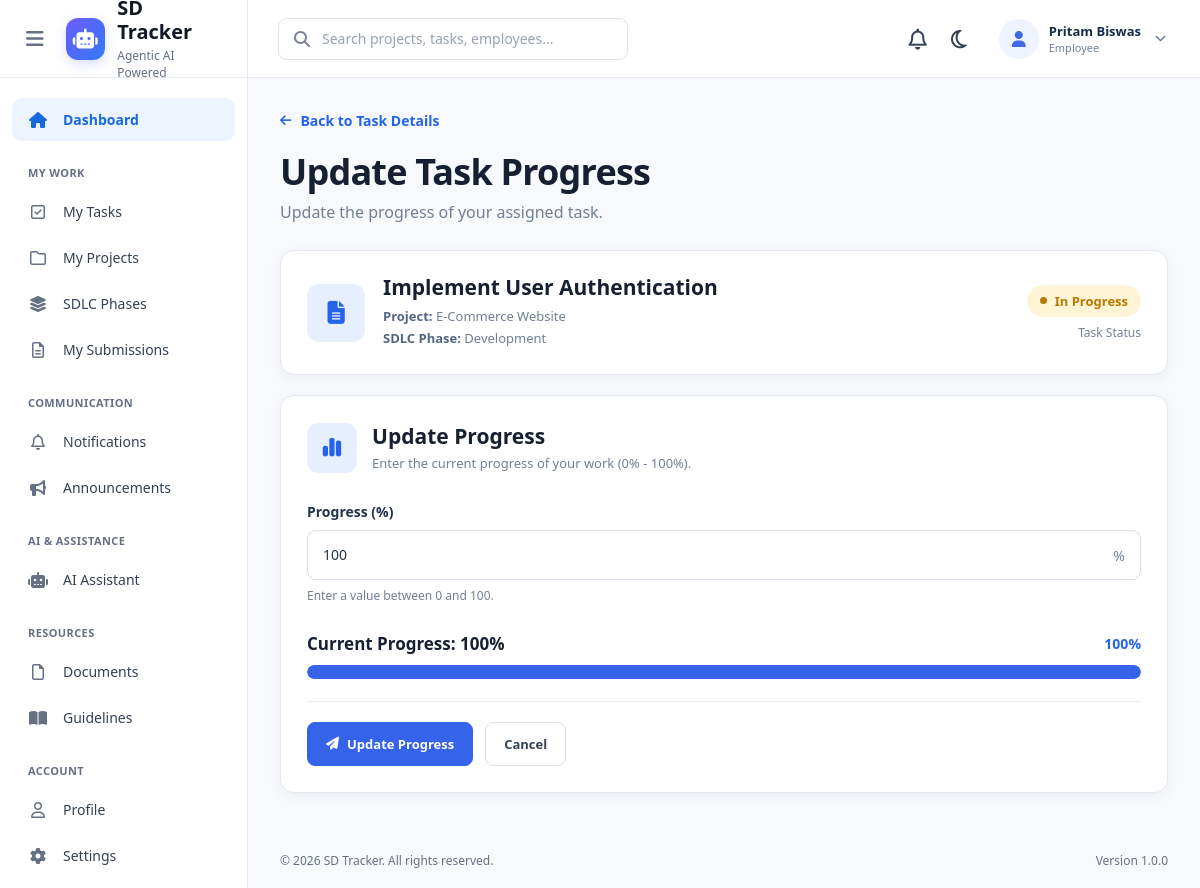
The app's page /tasks/8/progress/ (signed in) with its own data.
### accounts/models.py (models this page shows, shortened)
class Profile(models.Model):
    ROLE_CHOICES = (
        ("admin", "Admin"),
        ("manager", "Project Manager"),
        ("employee", "Employee"),
    )
    user = models.OneToOneField(
        User,
        on_delete=models.CASCADE,
        related_name="profile"
    )
    role = models.CharField(
        max_length=20,
        choices=ROLE_CHOICES,
        default="employee"
    )
    image = models.ImageField(
        upload_to="profiles/",
        blank=True,
        null=True
    )

### tasks/models.py (models this page shows, shortened)
class Task(models.Model):
    STATUS_CHOICES = (
        ("todo", "To Do"),
        ("in_progress", "In Progress"),
        ("in_review", "In Review"),
        ("completed", "Completed"),
        ("overdue", "Overdue"),
    )
    PRIORITY_CHOICES = (
        ("low", "Low"),
        ("medium", "Medium"),
        ("high", "High"),
    )
    REVIEW_CHOICES = (
        ("pending", "Pending"),
        ("approved", "Approved"),
        ("changes_requested", "Changes Requested"),
        ("rejected", "Rejected"),
    )
    title = models.CharField(
        max_length=200
    )
    description = models.TextField(
        blank=True
    )
    project = models.ForeignKey(
        Project,
        on_delete=models.CASCADE,
        related_name="tasks"
    )
    phase = models.ForeignKey(
        SDLCPhase,
        on_delete=models.SET_NULL,
        null=True,
        blank=True,
        related_name="tasks"
    )
    assigned_to = models.ForeignKey(
        Employee,
        on_delete=models.SET_NULL,
        null=True,
        blank=True,
        related_name="assigned_tasks"
    )
    deadline = models.DateField()
    priority = models.CharField(
        max_length=20,
        choices=PRIORITY_CHOICES,
        default="medium"
    )
    status = models.CharField(
        max_length=20,
        choices=STATUS_CHOICES,
        default="todo"
    )
    progress = models.PositiveIntegerField(
        default=0,
        validators=[
            MinValueValidator(0),
            MaxValueValidator(100)
        ]
    )
    work_file = models.FileField(
        upload_to="static/media/task_work/",
        blank=True,
        null=True
    )
    submitted_at = models.DateTimeField(
        blank=True,
        null=True
    )
    review_status = models.CharField(
        max_length=30,
        choices=REVIEW_CHOICES,
        default="pending"
    )
    created_at = models.DateTimeField(
        auto_now_add=True
    )
    updated_at = models.DateTimeField(
        auto_now=True
    )

### projects/models.py (models this page shows, shortened)
class Project(models.Model):
    STATUS_CHOICES = (
        ("planning", "Planning"),
        ("active", "Active"),
        ("on_hold", "On Hold"),
        ("completed", "Completed"),
        ("cancelled", "Cancelled"),
    )
    name = models.CharField(
        max_length=200
    )
    description = models.TextField(
        blank=True
    )
    client_name = models.CharField(
        max_length=150
    )
    start_date = models.DateField()
    deadline = models.DateField()
    status = models.CharField(
        max_length=20,
        choices=STATUS_CHOICES,
        default="planning"
    )
    manager = models.ForeignKey(
        Employee,
        on_delete=models.SET_NULL,
        null=True,
        related_name="managed_projects"
    )
    progress = models.PositiveIntegerField(
        default=0,
        validators=[MaxValueValidator(100)]
    )
    teams = models.ManyToManyField(
        Team,
        related_name="projects",
        blank=True
    )

### sdlc/models.py (models this page shows, shortened)
class SDLCPhase(models.Model):
    PHASE_CHOICES = (
        ("requirement", "Requirement Gathering"),
        ("design", "Design"),
        ("development", "Development"),
        ("testing", "Testing"),
        ("deployment", "Deployment"),
        ("maintenance", "Maintenance"),
    )
    STATUS_CHOICES = (
        ("not_started", "Not Started"),
        ("in_progress", "In Progress"),
        ("completed", "Completed"),
        ("on_hold", "On Hold"),
    )
    project = models.ForeignKey(
        Project,
        on_delete=models.CASCADE,
        related_name="phases"
    )
    phase_name = models.CharField(
        max_length=50,
        choices=PHASE_CHOICES
    )
    description = models.TextField(
        blank=True
    )
    start_date = models.DateField(
        null=True,
        blank=True
    )
    deadline = models.DateField(
        null=True,
        blank=True
    )
    status = models.CharField(
        max_length=20,
        choices=STATUS_CHOICES,
        default="not_started"
    )
    progress = models.PositiveIntegerField(
        default=0
    )
    order = models.PositiveIntegerField(
        default=1
    )
    class Meta:
        ordering = ["order"]
        constraints = [
            models.UniqueConstraint(
                fields=["project", "phase_name"],
                name="unique_phase_per_project"
            )
        ]

### tasks/views.py (the view)
# urls.py: path("<int:pk>/progress/",views.task_progress,name="task_progress"),
def task_progress(request, pk):
    task = get_object_or_404(
        Task,
        pk=pk
    )
    if not is_task_employee(request, task):
        return HttpResponseForbidden(
            "You do not have permission to update this task."
        )
    if request.method == "POST":
        form = TaskUpdateForm(
            request.POST,
            instance=task
        )
        if form.is_valid():
            task = form.save(commit=False)
            if task.status == "todo" and task.progress > 0:
                task.status = "in_progress"
            task.save()
            return redirect(
                "task_detail",
                pk=task.pk
            )
    else:
        form = TaskUpdateForm(
            instance=task
        )
    return render(
        request,
        "tasks/task_progress.html",
        {
            "form": form,
            "task": task,
            "title": "Update Progress"
        }
    )

### tasks/forms.py
class TaskUpdateForm(forms.ModelForm):
    class Meta:
        model = Task
        fields = [
            "progress",
        ]
        widgets = {
            "progress": forms.NumberInput(
                attrs={
                    "class": "form-control",
                    "min": 0,
                    "max": 100
                }
            ),
        }

### tasks/views.py (called while the page is built)
def is_task_employee(request, task):
    try:
        return task.assigned_to == request.user.employee
    except:
        return False

### tasks/templates/tasks/task_progress.html (shortened to what this page needs)
{% extends "base.html" %}
{% load static %}
{% block extra_css %}
<link rel="stylesheet" href="{% static 'css/tasks/task_progress.css' %}">
{% endblock %}
{% block content %}
<div class="task-progress-page">
    <a
        href="{% url 'task_detail' task.id %}"
        class="back-link"
    >
        <i class="fa-solid fa-arrow-left"></i>
        Back to Task Details
    </a>
    <div class="page-header">
        <div>
            <h1>
                Update Task Progress
            </h1>
            <p>
                Update the progress of your assigned task.
            </p>
        </div>
    </div>
    <div class="task-summary-card">
        <div class="task-summary-icon">
            <i class="fa-solid fa-file-lines"></i>
        </div>
        <div class="task-summary-content">
            <h2>
                {{ task.title }}
            </h2>
            <p>
                <strong>Project:</strong>
                {{ task.project.name }}
            </p>
            {% if task.phase %}
                <p>
                    <strong>SDLC Phase:</strong>
                    {{ task.phase.get_phase_name_display }}
                </p>
            {% endif %}
        </div>
        <div class="task-status">
            <span class="status-badge {{ task.status }}">
                <span class="status-dot"></span>
                {{ task.get_status_display }}
            </span>
            <small>
                Task Status
            </small>
        </div>
    </div>
    <div class="progress-form-card">
        <div class="card-header">
            <div class="card-icon">
                <i class="fa-solid fa-chart-simple"></i>
            </div>
            <div>
                <h2>
                    Update Progress
                </h2>
                <p>
                    Enter the current progress of your work (0% - 100%).
                </p>
            </div>
        </div>
        <form method="POST">
            <div class="form-group">
                <label for="{{ form.progress.id_for_label }}">
                    Progress (%)
                </label>
                <div class="progress-input-wrapper">
                    {{ form.progress }}
                    <span class="percentage-symbol">
                    </span>
                </div>
                <small class="help-text">
                    Enter a value between 0 and 100.
                </small>
            </div>
            <div class="current-progress-section">
                <div class="current-progress-header">
                    <h3>
                        Current Progress:
                        {{ task.progress }}%
                    </h3>
                    <span>
                        {{ task.progress }}%
                    </span>
                </div>
                <div class="progress-bar">
                    <div
                        class="progress-fill"
                        style="width: {{ task.progress }}%"
                    ></div>
                </div>
            </div>
            <div class="form-actions">
                <button
                    type="submit"
                    class="btn btn-primary"
                >
                    <i class="fa-solid fa-paper-plane"></i>
                    Update Progress
                </button>
                <a
                    href="{% url 'task_detail' task.id %}"
                    class="btn btn-secondary"
                >
                    Cancel
                </a>
            </div>
        </form>
    </div>
</div>
{% endblock %}

### templates/base.html (shortened to what this page needs)
{% load static %}
<!DOCTYPE html>
<html lang="en">
<head>
    <link rel="stylesheet" href="{% static 'css/style.css' %}">
    <link
        rel="stylesheet"
        href="https://cdnjs.cloudflare.com/ajax/libs/font-awesome/6.5.2/css/all.min.css"
    >
    {% block extra_css %}{% endblock %}
</head>
<body>
<header class="top-navbar">
    <div class="navbar-left">
        <button
            type="button"
            class="sidebar-toggle"
            id="sidebarToggle"
        >
            <i class="fa-solid fa-bars"></i>
        </button>
        <a href="#" class="logo-section">
            <div class="logo">
                <i class="fa-solid fa-robot"></i>
            </div>
            <div class="logo-text">
                <h2>SD Tracker</h2>
                <span>
                    Agentic AI Powered
                </span>
            </div>
        </a>
    </div>
    <div class="navbar-search">
        <i class="fa-solid fa-magnifying-glass"></i>
        <input
            type="text"
            placeholder="Search projects, tasks, employees..."
        >
    </div>
    <div class="navbar-right">
        <a href="#" class="notification-icon">
            <i class="fa-regular fa-bell"></i>
        </a>
        <button
            type="button"
            class="theme-button"
            id="themeToggle"
        >
            <i class="fa-regular fa-moon"></i>
        </button>
        <div class="user-menu" id="userMenu">
            <button
                type="button"
                class="user-menu-trigger"
                onclick="toggleUserMenu()"
            >
                <div class="user-avatar">
                    {% if request.user.is_authenticated %}
                        {% if request.user.profile.image %}
                            <img
                                src="{{ request.user.profile.image.url }}"
                                alt="Profile"
                            >
                        {% else %}
                            <i class="fa-solid fa-user"></i>
                        {% endif %}
                    {% else %}
                        <i class="fa-solid fa-user"></i>
                    {% endif %}
                </div>
                <div class="user-details">
                    {% if request.user.is_authenticated %}
                        <strong>
                            {{ request.user.get_full_name|default:request.user.username }}
                        </strong>
                        <span>
                            {{ request.user.profile.get_role_display|default:"User" }}
                        </span>
                    {% endif %}
                </div>
                <i class="fa-solid fa-chevron-down user-arrow"></i>
            </button>
        </div>
    </div>
</header>
<div class="app-layout">
    <aside class="sidebar" id="sidebar">
        <a
            href="{% url 'dashboard' %}"
            class="sidebar-link active"
        >
            <i class="fa-solid fa-house"></i>
            <span>
                Dashboard
            </span>
        </a>
        {% if request.user.is_authenticated and request.user.profile.role == "employee" %}
            <div class="sidebar-heading">
                MY WORK
            </div>
            <a href="{% url 'my_tasks' %}" class="sidebar-link">
                <i class="fa-regular fa-square-check"></i>
                <span>
                    My Tasks
                </span>
            </a>
            <a href="#" class="sidebar-link">
                <i class="fa-regular fa-folder"></i>
                <span>
                    My Projects
                </span>
            </a>
            <a href="#" class="sidebar-link">
                <i class="fa-solid fa-layer-group"></i>
                <span>
                    SDLC Phases
                </span>
            </a>
            <a href="#" class="sidebar-link">
                <i class="fa-regular fa-file-lines"></i>
                <span>
                    My Submissions
                </span>
            </a>
            <div class="sidebar-heading">
                COMMUNICATION
            </div>
            <a href="#" class="sidebar-link">
                <i class="fa-regular fa-bell"></i>
                <span>
                    Notifications
                </span>
            </a>
            <a href="#" class="sidebar-link">
                <i class="fa-solid fa-bullhorn"></i>
                <span>
                    Announcements
                </span>
            </a>
            <div class="sidebar-heading">
                AI & ASSISTANCE
            </div>
            <a href="#" class="sidebar-link">
                <i class="fa-solid fa-robot"></i>
                <span>
                    AI Assistant
                </span>
            </a>
            <div class="sidebar-heading">
                RESOURCES
            </div>
            <a href="#" class="sidebar-link">
                <i class="fa-regular fa-file"></i>
                <span>
                    Documents
                </span>
            </a>
            <a href="#" class="sidebar-link">
                <i class="fa-solid fa-book-open"></i>
                <span>
                    Guidelines
                </span>
            </a>
            <div class="sidebar-heading">
                ACCOUNT
            </div>
            <a href="#" class="sidebar-link">
                <i class="fa-regular fa-user"></i>
                <span>
                    Profile
                </span>
            </a>
            <a href="#" class="sidebar-link">
                <i class="fa-solid fa-gear"></i>
                <span>
                    Settings
                </span>
            </a>
        {% endif %}
    </aside>
    <main class="main-content">
        {% block content %}{% endblock %}
    </main>
</div>
<footer class="footer">
    <p>
        © {% now "Y" %} SD Tracker. All rights reserved.
    </p>
    <span>
        Version 1.0.0
    </span>
</footer>
</body>
</html>

### records on screen
Task: title "Implement User Authentication", project.name "E-Commerce Website", phase.phase_name "Development", status "In Progress", progress "100"

### other values on screen
{{ request.user.get_full_name|default:request.user.username }} "Pritam Biswas"
{{ request.user.profile.get_role_display|default:"User" }} "Employee"
